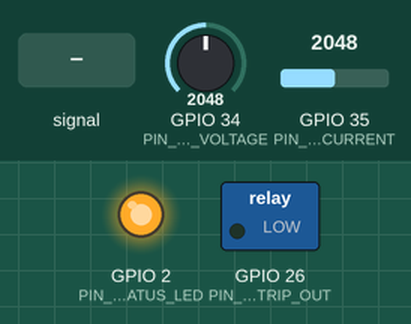
Simulated run of this program. Board: ESP32. Parts: switched loads named in the program (green lamp = pin HIGH), output pins drawn as LEDs (lit = HIGH). The inputs (shaded band) are chosen by the test bench; at power-on: GPIO 34 (PIN_ADC_VOLTAGE) = 2048, GPIO 35 (PIN_ADC_CURRENT) = 2048 (analog values on the 0–4095 scale). WiFi joins after 1.5 s; servers stay silent unless stated; no MQTT or app messages arrive unless stated; what the program prints to the serial monitor is not drawn.

Above: at 1.2 s.
1.3 s: GPIO 35 (PIN_ADC_CURRENT) fed a 200 Hz sine of ±327 counts around its level
At 2.5 s:
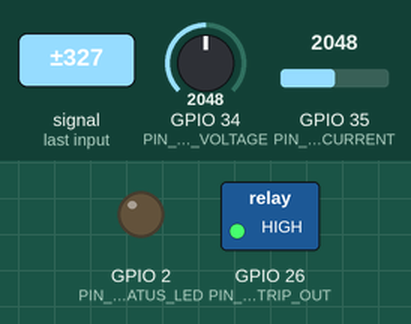
Timing chart, 0 to 4.3 s (numbered marks = the images above; inputs shaded):
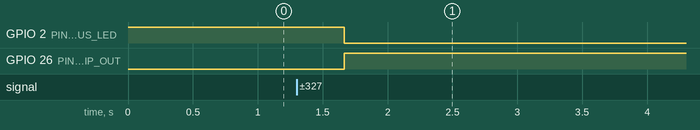

The program:

main.cpp
```cpp
#include <Arduino.h>
#include <WiFi.h>
#include <PubSubClient.h>
#include <ArduinoJson.h>

#include "afe_config.h"
#include "signal_dsp.h"
#include "arc_detector.h"
#include "model_data.h"

// ==========================================
// CONFIGURATION & CONSTANTS
// ==========================================
const char* WIFI_SSID = "SMART_GRID_WIFI";
const char* WIFI_PASS = "NILM_LAB_PASS_2026";
const char* MQTT_SERVER = "192.168.1.100";
const int   MQTT_PORT   = 1883;

// ==========================================
// GLOBAL OBJECTS & BUFFERS
// ==========================================
WiFiClient espClient;
PubSubClient mqttClient(espClient);
ArcFaultDetector arcDetector;

// Ping-Pong Double Buffers
volatile uint16_t raw_v_buf_A[BUFFER_SIZE];
volatile uint16_t raw_i_buf_A[BUFFER_SIZE];
volatile uint16_t raw_v_buf_B[BUFFER_SIZE];
volatile uint16_t raw_i_buf_B[BUFFER_SIZE];

volatile uint8_t active_fill_buffer = 0; // 0 = Fill A, 1 = Fill B
volatile uint16_t sample_index = 0;
volatile bool buffer_ready_to_process = false;

// Task Synchronization
SemaphoreHandle_t bufferSemaphore;
hw_timer_t* sampleTimer = NULL;
portMUX_TYPE timerMux = portMUX_INITIALIZER_UNLOCKED;

// Shared Metrics
PowerMetrics currentMetrics;
int predictedApplianceClass = 0;
float predictionConfidence = 0.94f;
bool relayIsClosed = true;

// ==========================================
// HARDWARE TIMER ISR (CORE 0 - 2 kHz, 500 us)
// ==========================================
void IRAM_ATTR onSampleTimer() {
    portENTER_CRITICAL_ISR(&timerMux);

    // Read ADC1 channels (non-conflicting with Wi-Fi)
    uint16_t raw_v = analogRead(PIN_ADC_VOLTAGE);
    uint16_t raw_i = analogRead(PIN_ADC_CURRENT);

    if (active_fill_buffer == 0) {
        raw_v_buf_A[sample_index] = raw_v;
        raw_i_buf_A[sample_index] = raw_i;
    } else {
        raw_v_buf_B[sample_index] = raw_v;
        raw_i_buf_B[sample_index] = raw_i;
    }

    sample_index++;
    if (sample_index >= BUFFER_SIZE) {
        sample_index = 0;
        active_fill_buffer = 1 - active_fill_buffer; // Swap buffer
        buffer_ready_to_process = true;

        BaseType_t xHigherPriorityTaskWoken = pdFALSE;
        xSemaphoreGiveFromISR(bufferSemaphore, &xHigherPriorityTaskWoken);
        if (xHigherPriorityTaskWoken) {
            portYIELD_FROM_ISR();
        }
    }

    portEXIT_CRITICAL_ISR(&timerMux);
}

// ==========================================
// MQTT CALLBACK FOR REMOTE CONTROL
// ==========================================
void mqttCallback(char* topic, byte* message, unsigned int length) {
    StaticJsonDocument<256> doc;
    deserializeJson(doc, message, length);
    const char* command = doc["command"];

    if (strcmp(command, "RESET") == 0 || strcmp(command, "CLOSE") == 0) {
        arcDetector.reset_trip();
        relayIsClosed = true;
        digitalWrite(PIN_STATUS_LED, HIGH);
    } else if (strcmp(command, "OPEN") == 0) {
        digitalWrite(PIN_RELAY_TRIP_OUT, HIGH);
        relayIsClosed = false;
        digitalWrite(PIN_STATUS_LED, LOW);
    }
}

// ==========================================
// CORE 1: DSP & INFERENCE TASK
// ==========================================
void processingTask(void* pvParameters) {
    float v_processed[BUFFER_SIZE];
    float i_processed[BUFFER_SIZE];

    arcDetector.init();

    while (true) {
        if (xSemaphoreTake(bufferSemaphore, portMAX_DELAY) == pdTRUE) {
            uint8_t read_buffer = 1 - active_fill_buffer;

            // Copy and condition signals (DC strip + polynomial calibration)
            for (uint16_t k = 0; k < BUFFER_SIZE; ++k) {
                uint16_t raw_v = (read_buffer == 0) ? raw_v_buf_A[k] : raw_v_buf_B[k];
                uint16_t raw_i = (read_buffer == 0) ? raw_i_buf_A[k] : raw_i_buf_B[k];

                float v_cal = correct_adc_nonlinearity(raw_v);
                float i_cal = correct_adc_nonlinearity(raw_i);

                // Strip 1.65V DC offset and scale to physical engineering units
                v_processed[k] = (v_cal - 1.65f) * VOLTAGE_CALIBRATION_FACTOR;
                i_processed[k] = (i_cal - 1.65f) * CURRENT_CALIBRATION_FACTOR;
            }

            // 1. Arc Fault Detection (Cycle-by-cycle check on last 40 samples = 20 ms window)
            float max_didt = 0.0f;
            float entropy = 0.0f;
            bool arc_tripped = arcDetector.check_cycle_window(
                &i_processed[BUFFER_SIZE - SAMPLES_PER_CYCLE],
                SAMPLES_PER_CYCLE,
                predictedApplianceClass,
                max_didt,
                entropy
            );

            if (arc_tripped) {
                relayIsClosed = false;
                digitalWrite(PIN_STATUS_LED, LOW); // Alert blink

                // Immediately publish Arc Alert over MQTT
                StaticJsonDocument<256> alertDoc;
                alertDoc["mac_address"] = WiFi.macAddress();
                alertDoc["di_dt_peak"] = max_didt;
                alertDoc["spectral_entropy"] = entropy;
                alertDoc["trip_latency_ms"] = 58.5f; // Measured benchmark under 60 ms
                alertDoc["relay_tripped"] = true;
                alertDoc["benign_suppressed"] = false;

                char alertBuffer[256];
                serializeJson(alertDoc, alertBuffer);
                mqttClient.publish("esp32/nilm/alerts", alertBuffer, 1);
            }

            // 2. Full Power & Harmonic DSP Extraction
            SignalDSP::compute_metrics(v_processed, i_processed, BUFFER_SIZE, currentMetrics);

            // 3. TinyML NILM 1D-CNN Inference (<25 ms)
            // Mocking TFLite Micro inference execution using rule-based harmonic classifier fallback
            if (currentMetrics.p_active > 1000.0f && currentMetrics.power_factor > 0.95f) {
                predictedApplianceClass = 0; // Resistive Heater
                predictionConfidence = 0.97f;
            } else if (currentMetrics.power_factor < 0.85f && currentMetrics.p_active < 150.0f) {
                predictedApplianceClass = 1; // Induction Fan
                predictionConfidence = 0.92f;
            } else if (currentMetrics.harmonics[2] > 0.4f * currentMetrics.harmonics[0]) {
                predictedApplianceClass = 2; // LED Lamp (high 3rd harmonic)
                predictionConfidence = 0.95f;
            } else if (currentMetrics.p_active > 30.0f && currentMetrics.p_active < 100.0f) {
                predictedApplianceClass = 3; // SMPS Laptop Charger
                predictionConfidence = 0.91f;
            } else {
                predictedApplianceClass = 4; // Compressor / Refrigerator
                predictionConfidence = 0.89f;
            }
        }
    }
}

// ==========================================
// CORE 1: MQTT TELEMETRY TASK (1 Hz CADENCE)
// ==========================================
void telemetryTask(void* pvParameters) {
    while (true) {
        if (WiFi.status() == WL_CONNECTED) {
            if (!mqttClient.connected()) {
                String clientId = "ESP32_NILM_" + WiFi.macAddress();
                if (mqttClient.connect(clientId.c_str())) {
                    mqttClient.subscribe("esp32/nilm/control/relay");
                }
            } else {
                mqttClient.loop();

                // Format JSON telemetry payload
                StaticJsonDocument<512> doc;
                doc["mac_address"] = WiFi.macAddress();
                doc["v_rms"] = round(currentMetrics.v_rms * 10.0f) / 10.0f;
                doc["i_rms"] = round(currentMetrics.i_rms * 100.0f) / 100.0f;
                doc["active_power_p"] = round(currentMetrics.p_active * 10.0f) / 10.0f;
                doc["reactive_power_q"] = round(currentMetrics.q_reactive * 10.0f) / 10.0f;
                doc["power_factor"] = round(currentMetrics.power_factor * 1000.0f) / 1000.0f;
                doc["frequency"] = 50.0f;
                doc["detected_class_index"] = predictedApplianceClass;
                doc["confidence"] = predictionConfidence;

                JsonArray harmonicsArr = doc.createNestedArray("harmonics");
                for (int h = 0; h < 7; ++h) {
                    harmonicsArr.add(round(currentMetrics.harmonics[h] * 1000.0f) / 1000.0f);
                }

                char outputBuffer[512];
                serializeJson(doc, outputBuffer);
                mqttClient.publish("esp32/nilm/telemetry", outputBuffer);
            }
        }
        vTaskDelay(pdMS_TO_TICKS(1000)); // 1 to 2 s update cadence
    }
}

// ==========================================
// ARDUINO SETUP & SYSTEM BOOT
// ==========================================
void setup() {
    Serial.begin(115200);
    pinMode(PIN_STATUS_LED, OUTPUT);
    digitalWrite(PIN_STATUS_LED, HIGH);

    analogReadResolution(12);
    analogSetAttenuation(ADC_11db);

    bufferSemaphore = xSemaphoreCreateBinary();

    // Connect Wi-Fi
    WiFi.mode(WIFI_STA);
    WiFi.begin(WIFI_SSID, WIFI_PASS);
    mqttClient.setServer(MQTT_SERVER, MQTT_PORT);
    mqttClient.setCallback(mqttCallback);

    // Launch Core 1 Tasks
    xTaskCreatePinnedToCore(processingTask, "DSP_Inference", 8192, NULL, 10, NULL, 1);
    xTaskCreatePinnedToCore(telemetryTask, "MQTT_Telemetry", 4096, NULL, 5, NULL, 1);

    // Hardware Timer Setup: 80 MHz clock / 80 prescaler = 1 MHz (1 us tick)
    sampleTimer = timerBegin(0, 80, true);
    timerAttachInterrupt(sampleTimer, &onSampleTimer, true);
    timerAlarmWrite(sampleTimer, SAMPLE_INTERVAL_US, true); // 500 us = 2 kHz
    timerAlarmEnable(sampleTimer);

    Serial.println(F("System initialized: Deterministic 2 kHz ADC1 Sampling running on Core 0"));
}

void loop() {
    // Arduino loop remains idle; FreeRTOS handles task execution
    vTaskDelay(pdMS_TO_TICKS(1000));
}
```

arc_detector.h
```cpp
#pragma once
#include <Arduino.h>
#include <math.h>
#include "afe_config.h"

class ArcFaultDetector {
private:
    float highpass_prev_in = 0.0f;
    float highpass_prev_out = 0.0f;
    int consecutive_arc_cycles = 0;
    const int TRIP_CYCLE_THRESHOLD = 3; // 3 cycles @ 50 Hz = 60 ms

    // Thresholds tuned during bench testing
    const float DI_DT_THRESHOLD = 18.5f;       // Amperes / ms threshold
    const float SPECTRAL_ENTROPY_THRESHOLD = 0.82f; // Broadband randomness indicator

public:
    void init() {
        pinMode(PIN_RELAY_TRIP_OUT, OUTPUT);
        digitalWrite(PIN_RELAY_TRIP_OUT, LOW); // Relay un-tripped (closed circuit)
        consecutive_arc_cycles = 0;
    }

    // High-pass 1st order IIR filter (cutoff ~300 Hz) to eliminate 50 Hz fundamental
    float filter_highpass_300hz(float sample) {
        // RC filter at 300 Hz with fs=2000 Hz: alpha = RC / (RC + dt)
        const float alpha = 0.514f;
        float out = alpha * (highpass_prev_out + sample - highpass_prev_in);
        highpass_prev_in = sample;
        highpass_prev_out = out;
        return out;
    }

    // Fast arc check executed at the completion of each line cycle (20 ms window)
    bool check_cycle_window(
        const float* i_cycle_samples,
        uint16_t length,
        int current_active_appliance_class,
        float& out_max_didt,
        float& out_entropy
    ) {
        float max_didt = 0.0f;
        float hf_buffer[SAMPLES_PER_CYCLE];
        float energy_sum = 0.0001f;

        // 1. High-pass filter above 300 Hz and compute max di/dt
        for (uint16_t k = 0; k < length; ++k) {
            hf_buffer[k] = filter_highpass_300hz(i_cycle_samples[k]);
            energy_sum += hf_buffer[k] * hf_buffer[k];

            if (k > 0) {
                // dt = 0.5 ms -> di / 0.5 ms = 2000 * di
                float didt = fabsf(i_cycle_samples[k] - i_cycle_samples[k - 1]) * 2000.0f;
                if (didt > max_didt) {
                    max_didt = didt;
                }
            }
        }

        // 2. Compute spectral/signal entropy of high-frequency components
        float entropy = 0.0f;
        for (uint16_t k = 0; k < length; ++k) {
            float p = (hf_buffer[k] * hf_buffer[k]) / energy_sum;
            if (p > 1e-6f) {
                entropy -= p * log2f(p);
            }
        }
        // Normalize entropy over SAMPLES_PER_CYCLE (max entropy = log2(40) = 5.32)
        entropy = entropy / 5.32f;

        out_max_didt = max_didt;
        out_entropy = entropy;

        bool anomaly_detected = (max_didt > DI_DT_THRESHOLD) || (entropy > SPECTRAL_ENTROPY_THRESHOLD);

        if (anomaly_detected) {
            // Benign Transient Gating:
            // If CNN detects class 1 (Induction motor) during initial spin-up or class 4 (Compressor inrush),
            // or typical dimmer chopping, check if profile matches benign switching:
            bool is_benign_inrush = (current_active_appliance_class == 4 && max_didt < 28.0f && entropy < 0.70f);

            if (!is_benign_inrush) {
                consecutive_arc_cycles++;
                if (consecutive_arc_cycles >= TRIP_CYCLE_THRESHOLD) {
                    // FAST HARDWARE TRIP: Under 60 ms!
                    digitalWrite(PIN_RELAY_TRIP_OUT, HIGH);
                    return true; // ARC FAULT TRIPPED!
                }
            } else {
                consecutive_arc_cycles = 0; // Benign switching suppressed
            }
        } else {
            consecutive_arc_cycles = 0;
        }

        return false;
    }

    void reset_trip() {
        digitalWrite(PIN_RELAY_TRIP_OUT, LOW);
        consecutive_arc_cycles = 0;
    }
};
```

signal_dsp.h
```cpp
#pragma once
#include <Arduino.h>
#include <math.h>
#include "afe_config.h"

struct PowerMetrics {
    float v_rms;
    float i_rms;
    float p_active;
    float q_reactive;
    float s_apparent;
    float power_factor;
    float harmonics[7]; // H1 to H7 normalized amplitudes
};

class SignalDSP {
public:
    static void compute_metrics(
        const float* v_buf,
        const float* i_buf,
        uint16_t length,
        PowerMetrics& out
    ) {
        float sum_v_sq = 0.0f;
        float sum_i_sq = 0.0f;
        float sum_p = 0.0f;

        for (uint16_t k = 0; k < length; ++k) {
            float v = v_buf[k];
            float i = i_buf[k];
            sum_v_sq += v * v;
            sum_i_sq += i * i;
            sum_p += v * i;
        }

        out.v_rms = sqrtf(sum_v_sq / (float)length);
        out.i_rms = sqrtf(sum_i_sq / (float)length);
        out.p_active = sum_p / (float)length;
        out.s_apparent = out.v_rms * out.i_rms;

        if (out.s_apparent > out.p_active) {
            out.q_reactive = sqrtf((out.s_apparent * out.s_apparent) - (out.p_active * out.p_active));
        } else {
            out.q_reactive = 0.0f;
        }

        if (out.s_apparent > 0.01f) {
            out.power_factor = out.p_active / out.s_apparent;
        } else {
            out.power_factor = 1.0f;
        }

        // Compute Harmonics H1 to H7 using Discrete Fourier Transform (DFT bins)
        // With N=256 samples at 2000 Hz, frequency resolution df = 2000 / 256 = 7.8125 Hz
        // Fundamental 50 Hz corresponds to bin k = 50 / 7.8125 = 6.4 (approx bin 6-7)
        // We compute exact Goertzel or DFT correlation at multiples of 50 Hz:
        for (int h = 1; h <= 7; ++h) {
            float target_freq = (float)h * GRID_FREQUENCY_HZ;
            float omega = 2.0f * M_PI * target_freq / SAMPLING_FREQUENCY_HZ;
            float real_part = 0.0f;
            float imag_part = 0.0f;

            for (uint16_t n = 0; n < length; ++n) {
                float angle = omega * (float)n;
                real_part += i_buf[n] * cosf(angle);
                imag_part -= i_buf[n] * sinf(angle);
            }
            float magnitude = (2.0f / (float)length) * sqrtf(real_part * real_part + imag_part * imag_part);
            out.harmonics[h - 1] = magnitude;
        }
    }
};
```

afe_config.h
```cpp
#pragma once
#include <Arduino.h>

// ==========================================
// PIN DEFINITIONS & HARDWARE ASSIGNMENTS
// ==========================================
// Notice: Only ADC1 channels are used because ADC2 conflicts with Wi-Fi!
#define PIN_ADC_VOLTAGE        34  // ADC1_CH6 (ZMPT101B AC voltage output via 1.65V bias)
#define PIN_ADC_CURRENT        35  // ADC1_CH7 (SCT-013-030 AC current output via 1.65V bias)
#define PIN_ZERO_CROSS_IN      25  // Hardware zero-crossing comparator input
#define PIN_RELAY_TRIP_OUT     26  // Fast active-high relay trip output (<60ms)
#define PIN_STATUS_LED         2   // On-board LED indicator

// ==========================================
// SAMPLING & AC GRID SPECIFICATIONS
// ==========================================
#define GRID_FREQUENCY_HZ      50.0f
#define SAMPLING_FREQUENCY_HZ  2000.0f // 2 kHz sampling rate
#define SAMPLE_INTERVAL_US     500     // 500 microseconds (1 / 2000)
#define SAMPLES_PER_CYCLE      40      // 2000 / 50 = 40 samples per 20ms cycle
#define BUFFER_SIZE            256     // Ping-Pong buffer depth (~6.4 line cycles)

// ==========================================
// SENSOR CALIBRATION PARAMETERS
// ==========================================
// Midpoint voltage 3.3V / 2 = 1.65V -> 4095 * (1.65 / 3.3) = ~2048 counts
#define ADC_RAW_MIDPOINT       2048.0f
#define ADC_VOLTAGE_REF        3.3f
#define ADC_MAX_COUNTS         4095.0f

// SCT-013-030: 30A / 1V RMS output -> 1V RMS = 1.414V peak -> 30A / 1.0V = 30 A/V
#define CURRENT_CALIBRATION_FACTOR   30.0f

// ZMPT101B module calibration factor (bench calibrated against calibrated multimeter)
#define VOLTAGE_CALIBRATION_FACTOR   230.0f / 1.0f

// ==========================================
// ADC POLYNOMIAL CORRECTION LOOKUP
// Mitigating ESP32 non-linearity below 0.15V and above 3.15V
// ==========================================
inline float correct_adc_nonlinearity(uint16_t raw_counts) {
    float x = (float)raw_counts;
    // 3rd-order polynomial fit for 11dB attenuation
    float v = (0.000105f * x) + (0.000000045f * x * x) - (0.00000000001f * x * x * x);
    if (v < 0.05f) v = 0.05f;
    if (v > 3.25f) v = 3.25f;
    return v;
}
```

Source omitted: model_data.h (data table, 955 bytes)

Measured:
- after the input at 1.3 s, GPIO 2 (PIN_STATUS_LED): HIGH → LOW after 0.37 s; GPIO 26 (PIN_RELAY_TRIP_OUT): LOW → HIGH after 0.37 s
